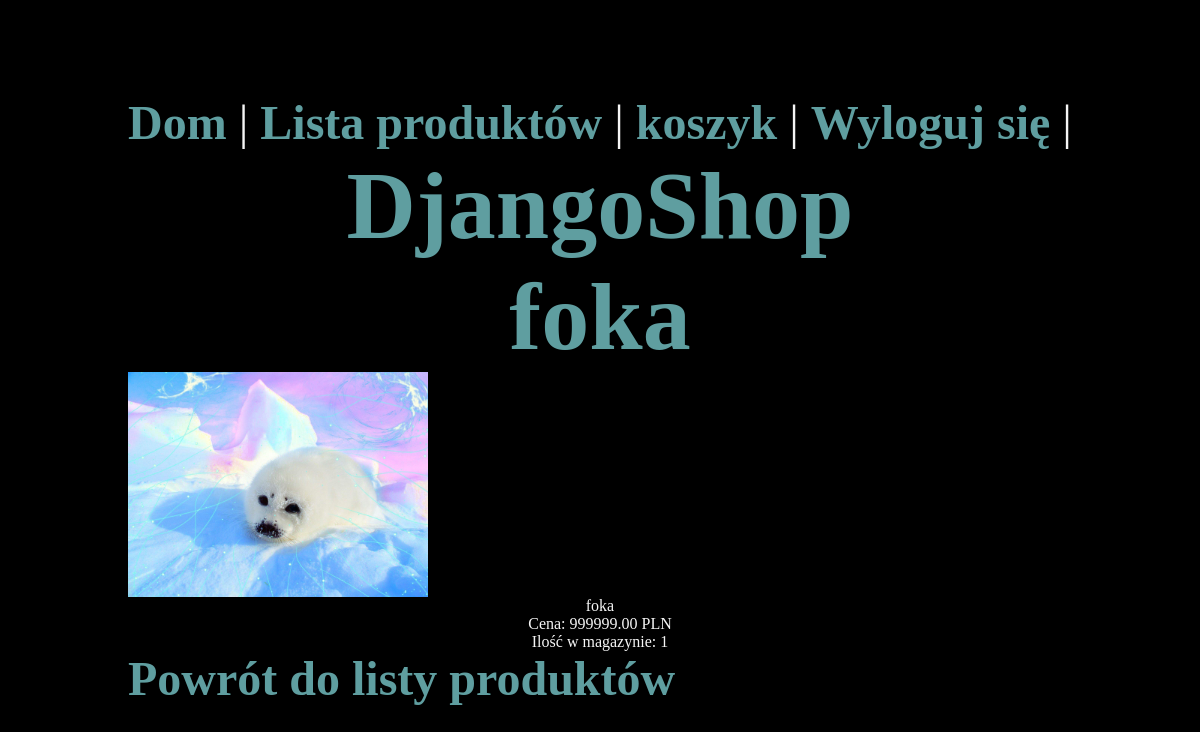
Before: /products/product/1/ (signed in) with the older database file.
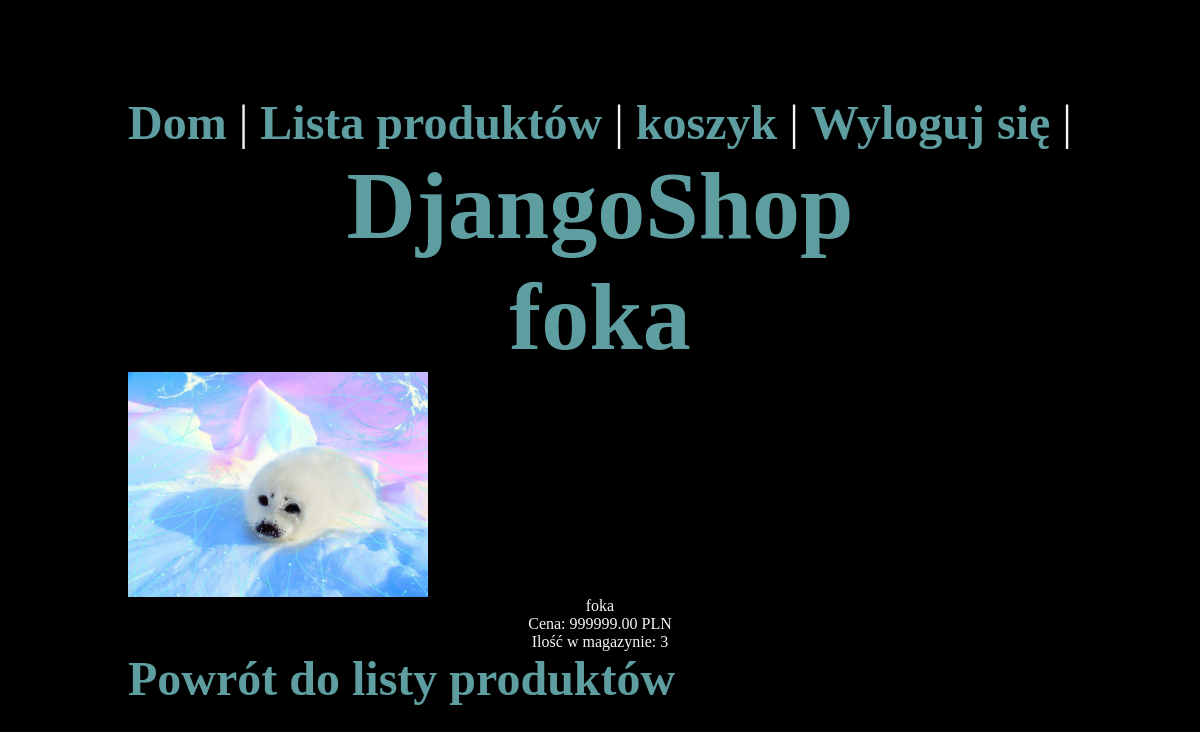
After: the same page with the newer database file.
### products/models.py (models this page shows, shortened)
class Product(models.Model):
    name = models.CharField(max_length=255)
    description = models.TextField()
    price = models.DecimalField(max_digits=10, decimal_places=2)
    stock = models.PositiveIntegerField(default=0)  # Liczba dostępnych produktów
    image = models.ImageField(default='fallback.jpg', blank=True)
    created_at = models.DateTimeField(auto_now_add=True)
    updated_at = models.DateTimeField(auto_now=True)

### products/views.py (the view)
# urls.py: path('product/<int:pk>/', views.product_detail, name='product_detail'),
def product_detail(request, pk):
    product = get_object_or_404(Product, pk=pk)
    return render(request, 'products/product_detail.html', {'product': product})

### products/templates/products/product_detail.html
{% extends 'base.html' %}
{% load static %}
{% block content %}
  <link rel="stylesheet" href="{%static 'css/style.css'%}">
  <h1>{{ product.name }}</h1>
  <img
  class="image"
  src="{{ product.image.url }}"
  alt="{{ product.name }}"
  />
  <p>{{ product.description }}</p>
  <p>Cena: {{ product.price }} PLN</p>
  <p>Ilość w magazynie: {{ product.stock }}</p>
  <a href="{% url 'products:product_list_client' %}">Powrót do listy produktów</a>
{% endblock %}

Changed rows visible on the page:
changed Product "foka": stock "1" → "3"
